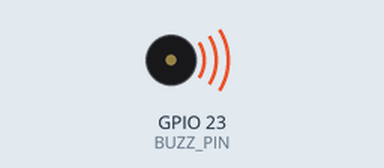
A program run on a simulated Raspberry Pi (BCM pin numbers). Parts: buzzer (waves = sounding). What the program prints to the terminal is not drawn. At 6.4 s the program stops and its outputs stay as they are.

Above: at 2.6 s.
At 6.1 s:
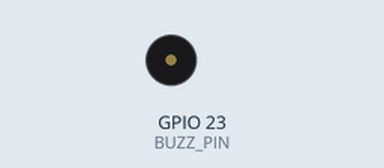
Timing chart, 0 to 7.6 s (numbered marks = the images above):
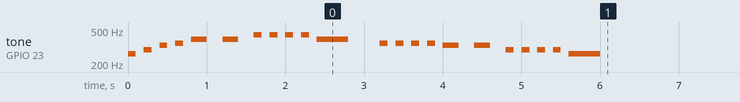

The program:

gpio_tune_player.py
```python
import RPi.GPIO as GPIO
import time

BUZZ_PIN = 23
DUTY = 10

c =  [ 32,  65, 131, 262, 523]
d =  [ 36,  73, 147, 294, 587]
e =  [ 41,  82, 165, 330, 659]
f =  [ 43,  87, 175, 349, 698]
g =  [ 49,  98, 196, 392, 784]
a =  [ 55, 110, 220, 440, 880]
b =  [ 61, 123, 246, 492, 984]

WHOLE = 0.8
HALF  = WHOLE / 2
QUART = WHOLE / 4

song_pitches   = [  c[3],    d[3],    e[3],    f[3],    g[3],    g[3],    a[3],    a[3],    a[3],    a[3],    g[3],    f[3],    f[3],    f[3],    f[3],    e[3],    e[3],    d[3],    d[3],    d[3],    d[3],    c[3] ]
song_durations = [ QUART,   QUART,   QUART,   QUART,    HALF,    HALF,   QUART,   QUART,   QUART,   QUART,   WHOLE,   QUART,   QUART,   QUART,   QUART,    HALF,    HALF,   QUART,   QUART,   QUART,   QUART,   WHOLE ]
song_words     = [ 'Lis',    'a', ' gikk',  ' til',   ' sko',  'len.',' Tripp',' tripp',' tripp',  ' det',  ' sa.',    ' I',  ' den',   ' ny',     'e',  ' kjo',   'len',' tripp',    'et',  ' hun',   ' så',' glad.' ]
song = []

# Put pitch, durations and words in same list
for i in range(len(song_pitches)):
    song.append([song_pitches[i], song_durations[i], song_words[i]])


# BCM pin naming
GPIO.setmode(GPIO.BCM)

# Turn off GPIO warnings
GPIO.setwarnings(False)

# Set buzzer pin to output
GPIO.setup(BUZZ_PIN, GPIO.OUT)

p = GPIO.PWM(BUZZ_PIN, 250) # channel=12 frequency=50Hz
p.start(0)

try:
    # Loop until user terminates program

    for note in song:
        print(note[2], end="")
        p.ChangeDutyCycle(DUTY)
        p.ChangeFrequency(note[0])
        time.sleep(note[1]/2)
        p.ChangeDutyCycle(0)
        time.sleep(note[1]/2)
    # Print a 'newline'
    print('\n')


except KeyboardInterrupt:
    print("Terminated by user")

finally:
    # Cleanup
    GPIO.cleanup()
    print("Goodbye")
    p.stop()
```

Measured:
- by itself, tone on GPIO 23 (BUZZ_PIN): plays 262 Hz for 0.10 s, 294 Hz for 0.10 s, 330 Hz for 0.10 s, 349 Hz for 0.10 s, 392 Hz for 0.20 s, 392 Hz for 0.20 s … (22 notes in this stretch)
